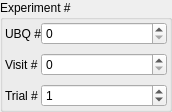
<?xml version="1.0" encoding="UTF-8"?>
<ui version="4.0">
 <class>UBQVisitTrials</class>
 <widget class="QWidget" name="UBQVisitTrials">
  <property name="geometry">
   <rect>
    <x>0</x>
    <y>0</y>
    <width>172</width>
    <height>107</height>
   </rect>
  </property>
  <property name="windowTitle">
   <string>Form</string>
  </property>
  <layout class="QGridLayout" name="gridLayout">
   <property name="leftMargin">
    <number>0</number>
   </property>
   <property name="topMargin">
    <number>0</number>
   </property>
   <property name="rightMargin">
    <number>0</number>
   </property>
   <property name="bottomMargin">
    <number>0</number>
   </property>
   <property name="spacing">
    <number>0</number>
   </property>
   <item row="0" column="1">
    <widget class="QGroupBox" name="experimentGroupBox">
     <property name="font">
      <font>
       <pointsize>9</pointsize>
      </font>
     </property>
     <property name="title">
      <string>Experiment #</string>
     </property>
     <layout class="QFormLayout" name="experimentFormLayout">
      <property name="fieldGrowthPolicy">
       <enum>QFormLayout::FieldGrowthPolicy::AllNonFixedFieldsGrow</enum>
      </property>
      <property name="horizontalSpacing">
       <number>0</number>
      </property>
      <property name="verticalSpacing">
       <number>8</number>
      </property>
      <property name="leftMargin">
       <number>2</number>
      </property>
      <property name="topMargin">
       <number>2</number>
      </property>
      <property name="rightMargin">
       <number>2</number>
      </property>
      <property name="bottomMargin">
       <number>2</number>
      </property>
      <item row="0" column="0">
       <widget class="QLabel" name="ubqLabel">
        <property name="font">
         <font>
          <pointsize>9</pointsize>
         </font>
        </property>
        <property name="text">
         <string>UBQ #</string>
        </property>
       </widget>
      </item>
      <item row="1" column="0">
       <widget class="QLabel" name="visitLabel">
        <property name="font">
         <font>
          <pointsize>9</pointsize>
         </font>
        </property>
        <property name="text">
         <string>Visit #</string>
        </property>
       </widget>
      </item>
      <item row="1" column="1">
       <widget class="QSpinBox" name="visitSpinBox">
        <property name="font">
         <font>
          <pointsize>9</pointsize>
         </font>
        </property>
        <property name="cursor">
         <cursorShape>PointingHandCursor</cursorShape>
        </property>
       </widget>
      </item>
      <item row="2" column="0">
       <widget class="QLabel" name="trialLabel">
        <property name="font">
         <font>
          <pointsize>9</pointsize>
         </font>
        </property>
        <property name="text">
         <string>Trial #</string>
        </property>
       </widget>
      </item>
      <item row="2" column="1">
       <widget class="QSpinBox" name="trialSpinBox">
        <property name="font">
         <font>
          <pointsize>9</pointsize>
         </font>
        </property>
        <property name="cursor">
         <cursorShape>PointingHandCursor</cursorShape>
        </property>
        <property name="value">
         <number>1</number>
        </property>
       </widget>
      </item>
      <item row="0" column="1">
       <widget class="QSpinBox" name="ubqSpinBox">
        <property name="font">
         <font>
          <pointsize>9</pointsize>
         </font>
        </property>
        <property name="cursor">
         <cursorShape>PointingHandCursor</cursorShape>
        </property>
       </widget>
      </item>
     </layout>
    </widget>
   </item>
  </layout>
 </widget>
 <resources/>
 <connections/>
</ui>
